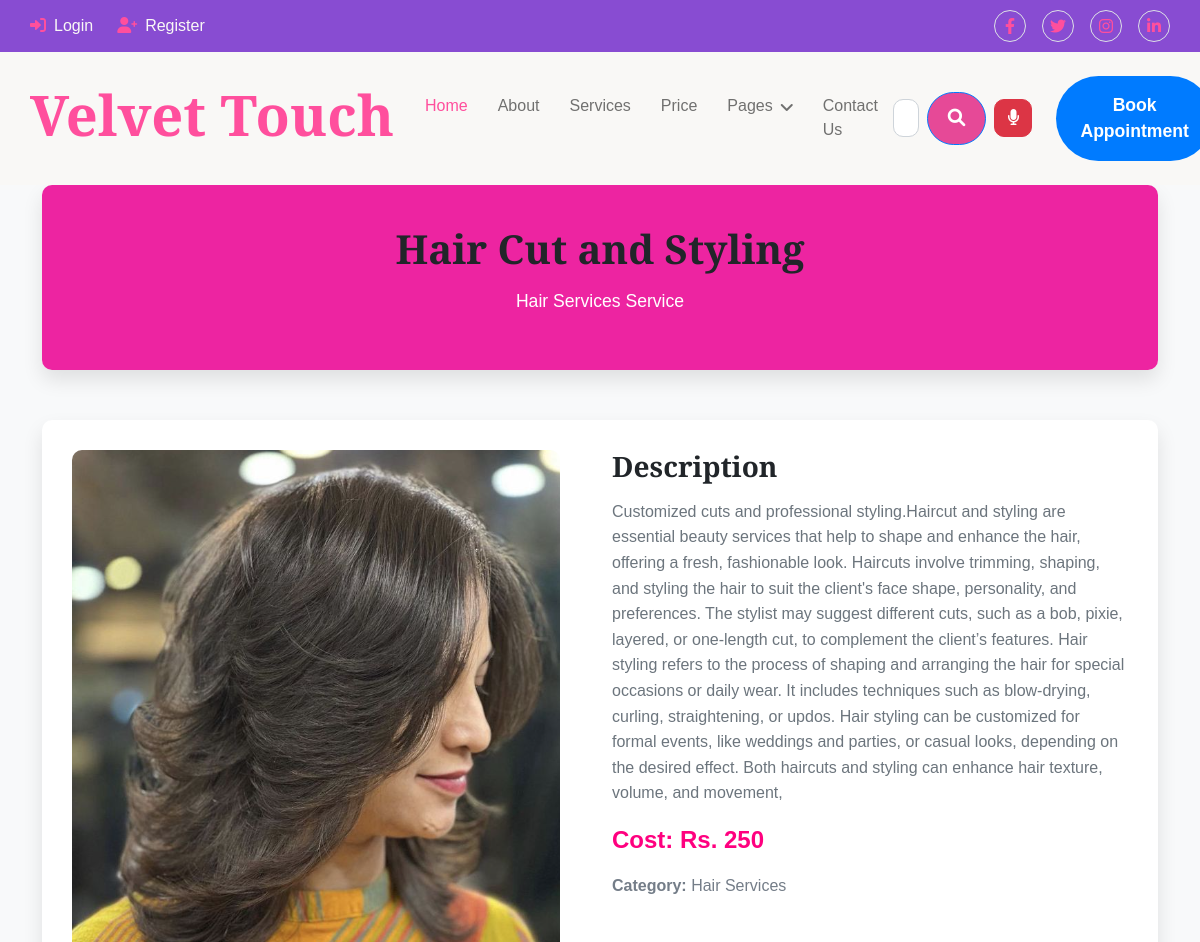
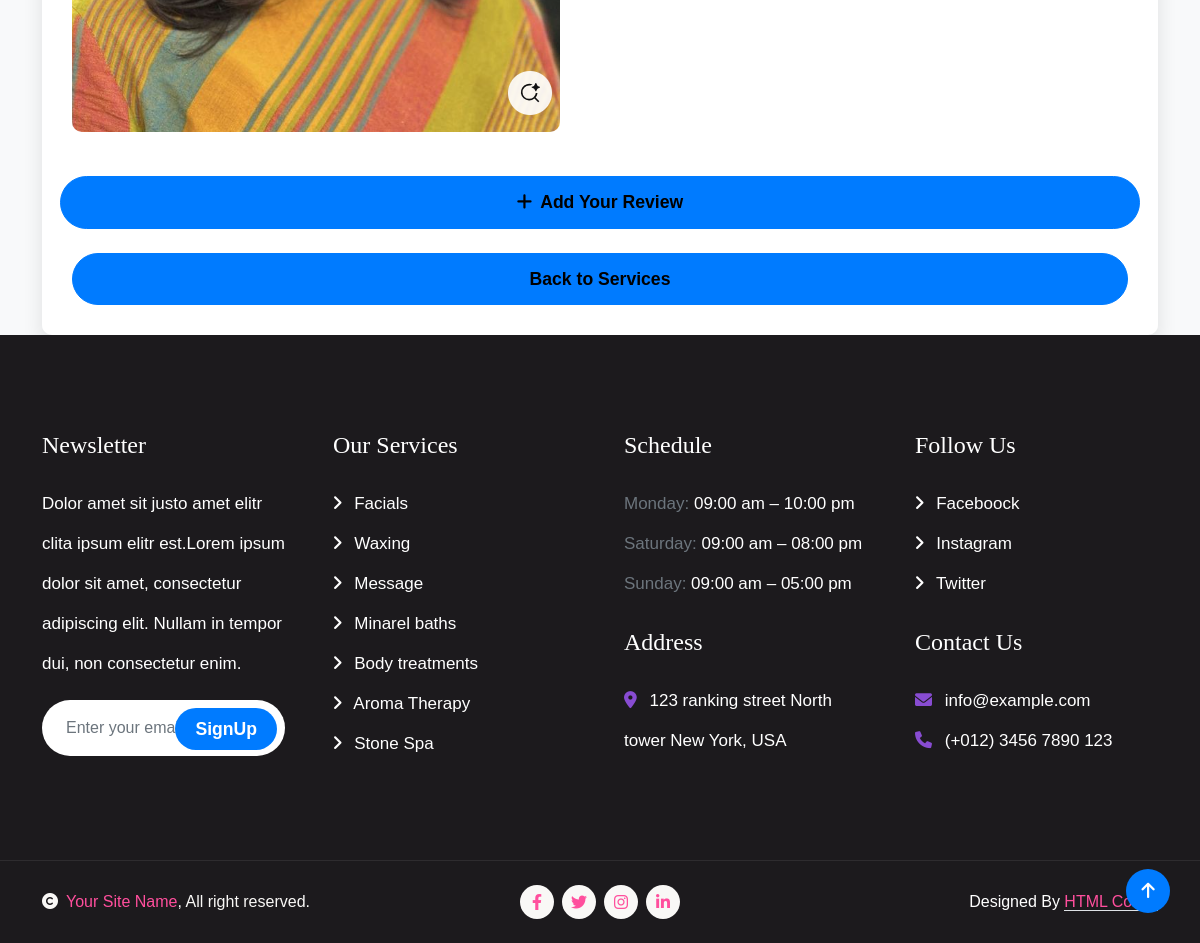
The page /service/1/ on the database its author committed (2 pictures, top to bottom).
### saloon/models.py (models this page shows, shortened)
class Service(models.Model):
    name = models.CharField(max_length=100, null=True)
    description = models.CharField(max_length=800, null=True)
    cost = models.IntegerField(null=True)
    duration = models.IntegerField(default=60, help_text="Duration in minutes")
    image = models.FileField(upload_to="saloon_gallery")
    category = models.ForeignKey(Category, on_delete=models.CASCADE, related_name="services", null=True)
    def get_average_rating(self):
        reviews = self.reviews.all()
        if reviews:
            return sum(review.rating for review in reviews) / len(reviews)
        return 0
    def get_review_count(self):
        return self.reviews.count()

class Category(models.Model):
    category_name = models.CharField(max_length=100, unique=True)
    def __str__(self):
        return self.category_name

### saloon/views.py (the view, shortened to what this page needs)
# urls.py: path('service/<int:service_id>/', views.service_detail, name='service_detail'),
def service_detail(request, service_id):
    service = get_object_or_404(Service, id=service_id)
    reviews = service.reviews.select_related('user').order_by('-created_at')
    avg_rating = service.get_average_rating()
    reviews_count = service.get_review_count()
    user_review = None
    if request.user.is_authenticated:
        user_review = reviews.filter(user=request.user).first()
    context = {
        'service': service,
        'reviews': reviews[:6],  # Show first 6 reviews initially
        'avg_rating': avg_rating,
        'reviews_count': reviews_count,
        'user_review': user_review,
    }
    return render(request, 'saloon/service_detail.html', context)

### templates/saloon/service_detail.html (shortened to what this page needs)
{% extends 'partials/base.html' %}
{% load static %}
    {% block content %}
</head>
<body>
    <div class="container">
        <div class="service-header">
            <h2>{{ service.name }}</h2>
            <p>{{ service.category }} Service</p>
        </div>
        <div class="service-container">
            <div class="row">
                <div class="col-md-6">
                    {% if service.image %}
                        <img src="{{ service.image.url }}" alt="{{ service.name }}" class="img-fluid">
                    {% endif %}
                </div>
                <div class="col-md-6">
                    <h3>Description</h3>
                    <p class="service-details">{{ service.description }}</p>
                    <p class="service-price">Cost: Rs. {{ service.cost }}</p>
                    <p><strong>Category:</strong> {{ service.category }}</p>
                </div>
                <a href="{% url 'saloon:add_review' %}" class="btn btn-primary mt-4">
                    <i class="fas fa-plus me-2"></i>Add Your Review
                </a>
            </div>
            <a href="{% url 'saloon:service' %}" class="btn btn-primary mt-4 w-100">Back to Services</a>
        </div>
    </div>
</body>
</html>
{% endblock content %}

### static/css/style.css (style rules this page uses)
.btn { font-weight: 600; transition: .5s; }

### templates/saloon/service_detail.html (style rules this page uses)
body { background-color: #f8f9fa; font-family: 'Arial', sans-serif; }
.service-container { background-color: #ffffff; border-radius: 10px; box-shadow: 0px 10px 20px rgba(0, 0, 0, 0.1); padding: 30px; margin-top: 50px; transition: transform 0.3s ease, box-shadow 0.3s ease; }
.service-container img { max-width: 100%; height: auto; border-radius: 10px; margin-bottom: 20px; transition: transform 0.3s ease; }
h2, h3 { color: #212529; font-weight: bold; margin-bottom: 15px; }
.service-details { color: #6c757d; line-height: 1.6; }
.service-price { font-size: 1.5rem; color: #FF007F; font-weight: bold; }
.btn-primary { background-color: #007bff; border-color: #007bff; padding: 12px 20px; font-size: 1.1rem; border-radius: 30px; transition: background-color 0.3s, border-color 0.3s; }
.service-header { background-color: #ed139aeb; color: white; border-radius: 10px; padding: 40px; text-align: center; margin-bottom: 30px; box-shadow: 0px 10px 20px rgba(0, 0, 0, 0.1); }
.service-header h2 { font-size: 2.5rem; font-weight: 700; }
.service-header p { font-size: 1.1rem; font-weight: 300; }

### rows shown on the page
Service: name "Hair Cut and Styling", category "Hair Services", image (picture), description "Customized cuts and professional styling.Haircut and styling are essential beauty services that help to shape and enhance the hair, offering a fresh, fashionable look. Haircuts involve trimming, shaping, and styling the hair to suit the client's face shape, personality, and preferences. The stylist may suggest different cuts, such as a bob, pixie, layered, or one-length cut, to complement the client’s features. Hair styling refers to the process of shaping and arranging the hair for special occasions or daily wear. It includes techniques such as blow-drying, curling, straightening, or updos. Hair styling can be customized for formal events, like weddings and parties, or casual looks,…", cost "250"
